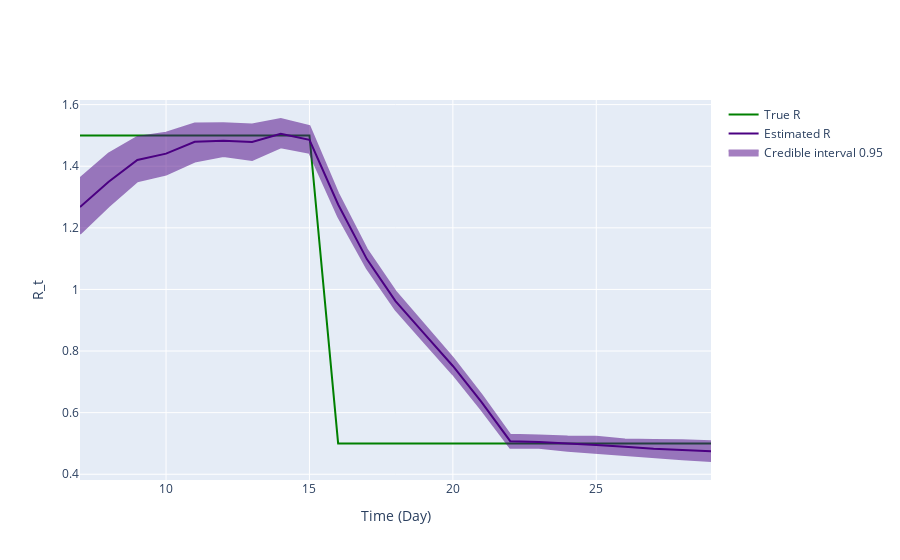

Notebook cell for this chart:
### Code cell
fig = ReproductionNumberPlot()

fig.add_ground_truth_rt(ground_truth)
fig.add_interval_rt(new_intervals)

fig.update_labels(time_label='Time (Day)', r_label='R_t')

fig.show_figure()

### Figure 1 — Plotly figure (JSON) as saved in the notebook; plotly's stock layout.template omitted (floating-point values rounded to 4 significant figures)
{"data": [{"line": {"color": "green"}, "mode": "lines", "name": "True R", "type": "scatter", "x": [7, 8, 9, 10, 11, 12, 13, 14, 15, 16, 17, 18, 19, 20, 21, 22, 23, 24, 25, 26, 27, 28, 29], "y": [1.5, 1.5, 1.5, 1.5, 1.5, 1.5, 1.5, 1.5, 1.5, 0.5, 0.5, 0.5, 0.5, 0.5, 0.5, 0.5, 0.5, 0.5, 0.5, 0.5, 0.5, 0.5, 0.5]}, {"line": {"color": "indigo"}, "mode": "lines", "name": "Estimated R", "type": "scatter", "x": [7, 8, 9, 10, 11, 12, 13, 14, 15, 16, 17, 18, 19, 20, 21, 22, 23, 24, 25, 26, 27, 28, 29], "y": [1.268, 1.35, 1.42, 1.441, 1.479, 1.483, 1.479, 1.505, 1.486, 1.276, 1.099, 0.9619, 0.8565, 0.7514, 0.634, 0.5074, 0.5048, 0.4989, 0.4948, 0.4895, 0.4826, 0.4788, 0.4744]}, {"fill": "toself", "fillcolor": "indigo", "line": {"color": "indigo"}, "mode": "lines", "name": "Credible interval 0.95", "opacity": 0.5, "type": "scatter", "x": [7, 8, 9, 10, 11, 12, 13, 14, 15, 16, 17, 18, 19, 20, 21, 22, 23, 24, 25, 26, 27, 28, 29, 29, 28, 27, 26, 25, 24, 23, 22, 21, 20, 19, 18, 17, 16, 15, 14, 13, 12, 11, 10, 9, 8, 7], "y": [1.361, 1.441, 1.495, 1.509, 1.539, 1.539, 1.535, 1.553, 1.53, 1.312, 1.13, 0.9937, 0.8858, 0.7775, 0.6577, 0.5281, 0.526, 0.5223, 0.5221, 0.5131, 0.5108, 0.5101, 0.5068, 0.443, 0.4489, 0.4561, 0.4635, 0.4692, 0.4767, 0.4864, 0.4858, 0.6091, 0.7247, 0.8292, 0.9347, 1.069, 1.237, 1.444, 1.462, 1.421, 1.433, 1.415, 1.373, 1.351, 1.27, 1.181]}], "layout": {"hovermode": "x unified", "xaxis": {"title": {"text": "Time (Day)"}}, "yaxis": {"title": {"text": "R_t"}}}}
